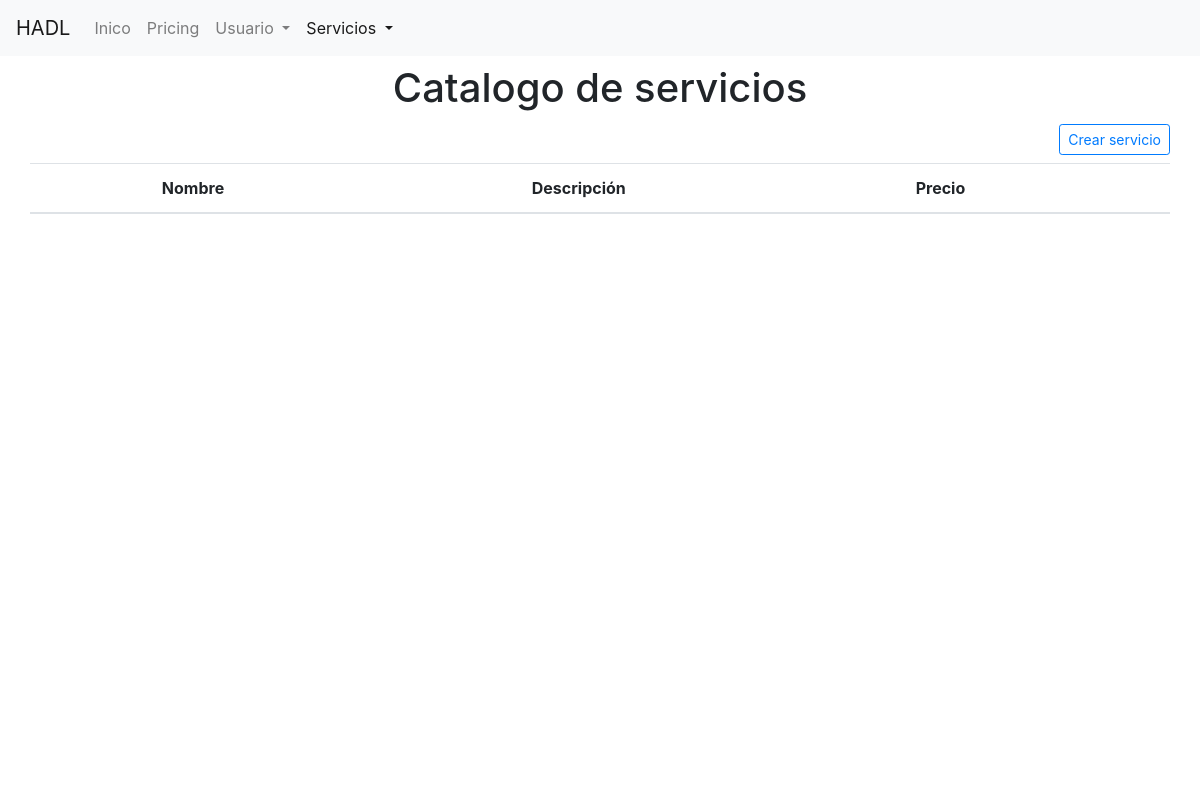
The page /servicios/catalogo (signed in) on the database as committed earlier.
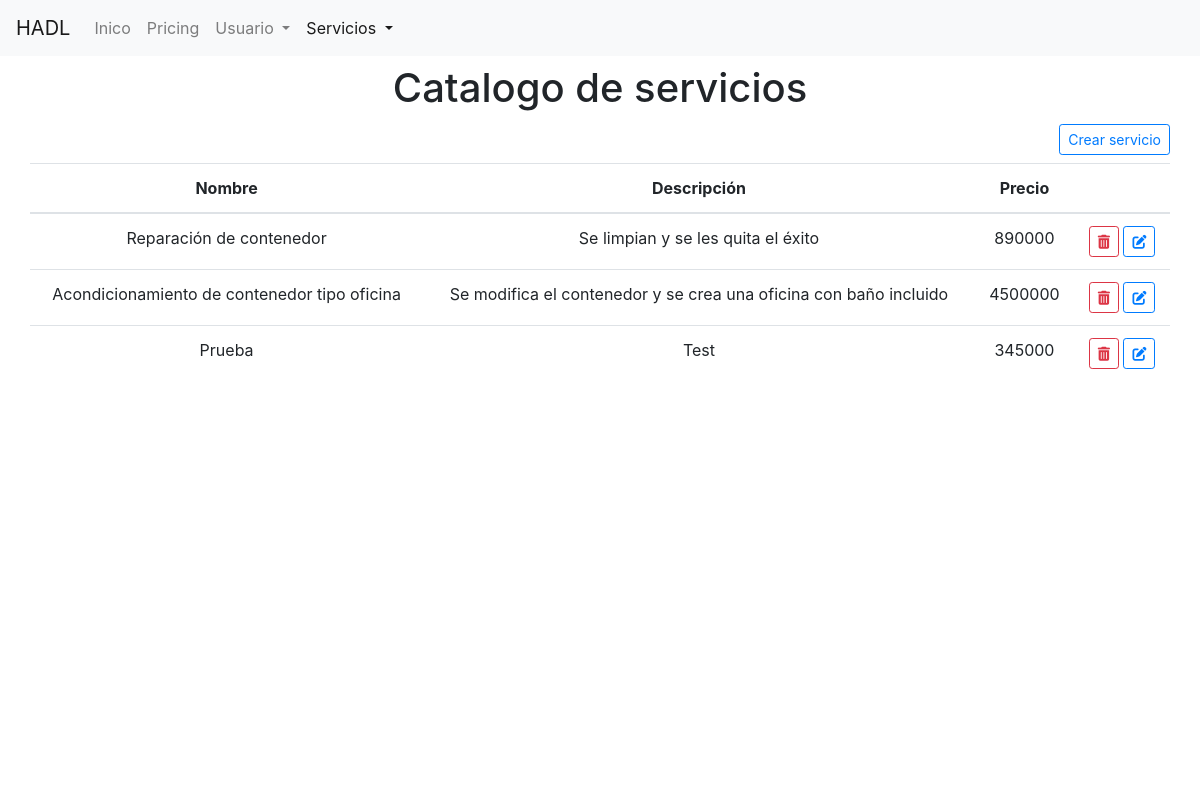
The same page on the database as committed later.
### tables this page shows
CREATE TABLE `servicio` (
  `id` int(11) NOT NULL,
  `nombre` varchar(100) NOT NULL,
  `descripcion` text DEFAULT NULL,
  `precio` int(50) NOT NULL
);

### core/view.php (called while the page is built, shortened)
<?php
    class View{
		function render($view){
			require 'views/'.$view.'.php';
		}
    }

### Controllers/Servicios.controller.php (called while the page is built, shortened)
<?php
    class Servicios extends Controller{
        public function __construct(){
            $this->view->active = 'servicios';
            $this->view->set_title_page('Servicios');
        }
        public function catalogo(){
            $servicio = new Servicio();
            $this->view->catalogo = $servicio->seleccionar_todos();
            $this->view->scripts = [
                'libs/erro.js',
                'libs/peticiones.js',
                'libs/spinner.js',
                'libs/alerta.js',
                'servicios/admin/main.js',
                'servicios/admin/crear.js',
            ];
            $this->view->render('admin/servicios/catalogo');
        }
    }

### index.php (called while the page is built, shortened)
<?php
    require 'core/conection.php';
    require 'core/view.php';
    require 'core/app.php';
    $app = new App();

### core/conection.php (called while the page is built, shortened)
<?php
    abstract class Connection{
        public function __construct(){
            try {
                $dsn = DB_DRIVER.':host='.DB_HOST.';dbname='. DB_NAME;
                $opciones = [
                    PDO::ATTR_ERRMODE => PDO::ERRMODE_EXCEPTION,
                    PDO::ATTR_EMULATE_PREPARES => false
                ];
                $this->db_connection = new PDO($dsn,DB_USER,DB_PASS,$opciones);
            } catch (PDOException $ex) {
                echo $ex->getMessage();
                die();
            }
        }
    }

### models/Servicio.model.php (called while the page is built, shortened)
<?php
    class Servicio extends Model{
        public function __construct($id = null,$nombre=null,$descripcion=null,$precio = null){
            $this->table = 'servicio';
        }
    }

### core/model.php (called while the page is built, shortened)
<?php
    class Model extends Connection{
        protected $table;
        public function seleccionar_todos(){
            try {
                $slq = $this->db_connection->query('SELECT * FROM '.$this->table);
                $result_set = null;
                while($row  = $slq->fetch(PDO::FETCH_OBJ)){
                    $result_set[] = $row;
                }
                return $result_set;
            } catch (PDOException $ex) {
                echo $ex->getMessage();
                die();
            }
        }
    }

### views/admin/servicios/catalogo.php (the view, shortened to what this page needs)
<?php
    require 'views/layout/head.php';
    require 'views/layout/'.$_SESSION['rol'].'_menu.php';
?>
<div class="container">
    <div class="row justify-content-center mt-2">
        <h1>Catalogo de servicios</h1>
    </div>
    <div class="row mt-1 mb-2 justify-content-end">
        <button class="btn btn-outline-primary btn-sm" data-toggle="modal" data-target="#crear">Crear servicio</a>
    </div>
    <div class="row mt-2 mb-3">
        <table class="table table-hover text-center">
            <thead>
                <tr>
                    <th scope="col">Nombre</th>
                    <th scope="col">Descripción</th>
                    <th scope="col">Precio</th>
                    <th scope="col"></th>
                </tr>
            </thead>
            <tbody id="tbl">
        <?php
            if(!is_null($this->catalogo)){
                foreach ($this->catalogo as $servicio) {
        ?>
                <tr id="<?php echo $servicio->id?>">
                    <td><?php echo $servicio->nombre; ?></td>
                    <td><?php echo $servicio->descripcion; ?></td>
                    <td><?php echo $servicio->precio; ?></td>
                    <td>
                        <button class="btn btn-outline-danger btn-sm" data-id="<?php echo $servicio->id?>" data-toggle="modal" data-target="#eliminar">
                            <i class="fa fa-trash"></i>
                        </button>
                        <a class="btn btn-outline-primary btn-sm" href="<?php echo URL?>/servicios/editar_servicio/<?php echo $servicio->id?>">
                            <i class="fas fa-edit"></i>
                        </a>
                    </td>
                </tr>
        <?php
                }
            }
        ?>
            </tbody>
        </table>
    </div>
</div>
<?php
    require 'views/layout/foot.php';
?>

### core/app.php (shortened to what this page needs)
<?php
    class App {
        public function __construct(){
            $url = isset($_GET['url'])?$_GET['url']:null;
            $url = rtrim($url,'/');
            $url = explode("/",$url);
            if(empty($url[0])){
                $controlador_archivo = 'Controllers/Main.controller.php';
                require $controlador_archivo;
                $controlador = new Main();
                $controlador->render();
            }else{
                $controlador_archivo = 'Controllers/'.ucfirst($url[0]).'.controller.php';
                if(file_exists($controlador_archivo)){
                    $controlador = new $url[0];
                    $numero_parametros = sizeof($url);
                    if($numero_parametros>1){
                        if($numero_parametros>2){
                            $parametros = [];
                            for ($i=2; $i < $numero_parametros; $i++) {
                                array_push($parametros,$url[$i]);
                            }
                            $controlador->{$url[1]}($parametros);
                        }else{
                            $controlador->{$url[1]}();
                        }
                    }else{
                        $controlador->render();
                    }
                }else{
                    require 'Controllers/Error404.controller.php';
                    $controlador = new Error404();
                    $controlador->render();
                }
            }
        }
    }

### views/layout/head.php (shortened to what this page needs)
<!DOCTYPE html>
<html lang="es">
<head>
	<link rel="stylesheet" href="https://stackpath.bootstrapcdn.com/bootstrap/4.4.1/css/bootstrap.min.css">
    <link rel="stylesheet" href="<?php echo URL?>/public/css/main.css">
</head>
<body>

### views/layout/admin_menu.php (shortened to what this page needs)
<nav class="navbar navbar-expand-lg navbar-light bg-light">
  <a class="navbar-brand" href="<?php echo URL?>/"><?echo APPNAME?></a>
  <div class="collapse navbar-collapse" id="navbarNavDropdown">
    <ul class="navbar-nav">
      <li class="nav-item <?php echo ($this->active == 'home')?'active':'' ?>">
        <a class="nav-link" href="<?php echo URL?>/">Inico</a>
      </li>
      <li class="nav-item">
        <a class="nav-link" href="<?php echo URL?>/">Pricing</a>
      </li>
      <li class="nav-item dropdown <?php echo ($this->active == 'usuario')?'active':'' ?>">
        <a class="nav-link dropdown-toggle" href="<?php echo URL?>/" id="dropdownSolicitudes" role="button" data-toggle="dropdown" aria-haspopup="true" aria-expanded="false">
          Usuario
        </a>
      </li>
      <li class="nav-item dropdown <?php echo ($this->active == 'servicios')?'active':'' ?>">
        <a class="nav-link dropdown-toggle" href="<?php echo URL?>/" id="dropdownSolicitudes" role="button" data-toggle="dropdown" aria-haspopup="true" aria-expanded="false">
          Servicios
        </a>
      </li>
    </ul>
  </div>
</nav>

### views/layout/foot.php (shortened to what this page needs)
	<div id="alerta" class="alert"></div>
</body>
</html>

### public/css/main.css (style rules this page uses)
div#alerta { position: fixed; bottom: 5px; right: 5px; }

Rows that differ between the two databases and show on the page:
added servicio: nombre "Reparación de contenedor", descripcion "Se limpian y se les quita el éxito", precio "890000"
added servicio: nombre "Acondicionamiento de contenedor tipo oficina", descripcion "Se modifica el contenedor y se crea una oficina con baño incluido", precio "4500000"
added servicio: nombre "Prueba", descripcion "Test", precio "345000"
